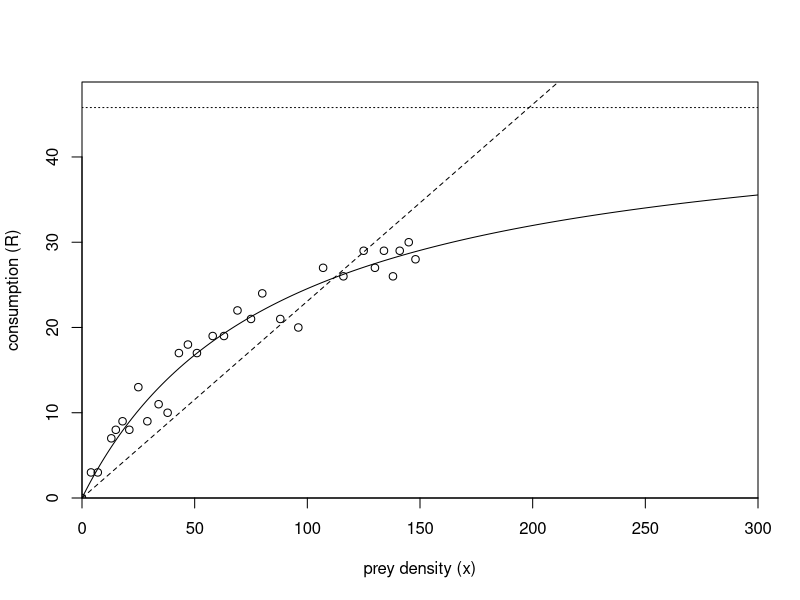

Here is the R script that generated this plot:
##
## General note on program comments:
##
## Comments with "##" are standard to all my programs.
## Comments with "#" are descriptive of the specific program.
## Comments with "#." are lines of program code that can be used by deleting the "#.".
##

##
## General note on program structure:
## 
## It is generally best to look at the program elements in this order:
##  1. INTRODUCTION
##  2. OUTPUT
##  3. DATA
##  4. INITIALIZATION
##  5. MAIN PROGRAM
##  6. FUNCTIONS
##

##
## INTRODUCTION
##

# This program uses nonlinear and linear optimization to compute the parameters
#    in the Holling type 2 function "R(x)=qx/(a+x)" and the linear function "R(x)=sx".
# The function "RSSa(a)" uses linear regression to fit "R=qZ", where "Z=x/(a+x)", 
#   with output consisting of the residual sum of squares for the best "q".
# The built-in "optimize" function is used to find the value of "a" that 
#   minimizes "RSSa".
# The data for "x" and "R" can be imported from a file or entered directly.
# The output consists of 
#    the best "a" and "q" for the Holling 2 model and the best "s" for the linear model;
#    the average residual sums of squares for both models;
#    the AIC values for both models; 
#    a plot of the data; 
#    the best fit curve for Holling type 2; and
#    the best fit straight line (optional).

##
## DATA
##
## Import any data from files.
## Give values to any fixed parameters.
##

# Set the maximum "x" value for the graph.
maxx <- 300

# Speedius data
#.x <- c(0,5,7,9,11,13,16,20,22,24,27,31,35,37,42,48,55,61,67,78,85,101,114,120,129,137,142,145,148)
#.R <- c(0,3,0,1,2,4,6,5,2,7,8,8,7,7,9,19,14,16,17,18,26,26,27,28,35,34,33,32,29)

# Steadius data
x <- c(0,4,7,13,15,18,21,25,29,34,38,43,47,51,58,63,69,75,80,88,96,107,116,125,130,134,138,141,145,148)
R <- c(0,3,3,7,8,9,8,13,9,11,10,17,18,17,19,19,22,21,24,21,20,27,26,29,27,29,26,29,30,28)

# Set "plotline" to "TRUE" or "FALSE" to show or suppress the linear fit on the graph.
plotline <- TRUE

##
## INITIALIZATION
##
## Set up any running variables that need to have a starting value.
## Create any needed data structures.
##

# This program requires no initialization.

##
## FUNCTIONS
##
## Define any functions that the main program requires.
## Calculations that need to repeated at different points of a program should be
##   coded as functions.
##

# The function "RSSa" is needed to compute the residual sum of squares for any value of "a"
#   tested by the "optimize" function.
# The lists of "x" and "R" values comes from the main program.
# The function "RSSa" is based on the model form "R=qZ" that applies when the value of "a" is known.

RSSa <- function(a) 
      {
	Z <- x/(a+x)
	sumZ2 <- sum(Z^2)
	sumZR <- sum(Z*R)
	sumR2 <- sum(R^2)
	q <- sumZR/sumZ2
	result <- sumR2-q*sumZR
	return(result)
	}

##
## MAIN PROGRAM
##
## Perform the computations, using functions as needed.
##

# "optimize" is a built-in R function.
# The following line finds the minimum value of the function "RSSa",
#   with the values of the input variable confined to the interval [0,150].
# The function "RSSa" must be user-defined above.

result <- optimize(f=RSSa, lower=0, upper=maxx, maximum=FALSE)

# Save the optimizing value of the input variable as "a". 

a <- result$minimum

# Find the optimal "q", "RSS", and average of "RSS", given the correct "a".

Z <- x/(a+x)
sumZ2 <- sum(Z^2)
sumZR <- sum(Z*R)
sumR2 <- sum(R^2)
q <- sumZR/sumZ2
RSS <- sumR2-q*sumZR
avgRSS <- RSS/length(x)
AIC <- log(avgRSS)+4/length(x)

# Find the optimal "m", "RSS", average of "RSS", and AIC for the linear model.

sumx2 <- sum(x^2)
sumxR <- sum(x*R)
m <- sumxR/sumx2
RSSline <- sumR2-m*sumxR
avgRSSline <- RSSline/length(x)
AICline <- log(avgRSSline)+2/length(x)

##
## OUTPUT
##
## Create any needed graphs.
## Display key results.
##

# Calculate data points for the model using a set of "x" values and the calculated parameters.

xmodel <- 0:maxx
Rmodel <- q*xmodel/(a+xmodel)

# Plot "R" vs "x" as a curve, using appropriate settings and labels.
# The settings can be changed to improve the graph appearance.

plot(xmodel,Rmodel, type="l", ylim=c(0,q+3), xlab="prey density (x)", ylab="consumption (R)", xaxs="i", yaxs="i")

# Add the data points to the plot.

points(x,R)

# Add the asymptote to the plot.

abline(h=q, lty=3)

# Add the linear model to the plot.

if (plotline) 
	abline(0,m, lty=2)

# Display the calculated values for "m", "a", "q", average "RSS", and "AIC".

m
a
q
c(avgRSS,avgRSSline)
c(AIC,AICline)


